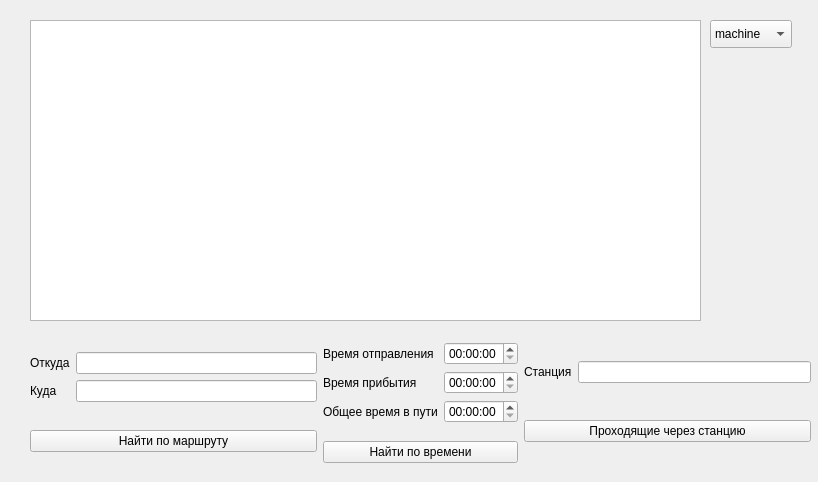
<?xml version="1.0" encoding="UTF-8"?>
<ui version="4.0">
 <class>DatabaseWindow</class>
 <widget class="QMainWindow" name="DatabaseWindow">
  <property name="geometry">
   <rect>
    <x>0</x>
    <y>0</y>
    <width>818</width>
    <height>482</height>
   </rect>
  </property>
  <property name="windowTitle">
   <string>DatabaseWindow</string>
  </property>
  <widget class="QWidget" name="centralwidget">
   <widget class="QTableView" name="tableView">
    <property name="geometry">
     <rect>
      <x>30</x>
      <y>20</y>
      <width>671</width>
      <height>301</height>
     </rect>
    </property>
    <property name="editTriggers">
     <set>QAbstractItemView::NoEditTriggers</set>
    </property>
   </widget>
   <widget class="QComboBox" name="comboBox">
    <property name="geometry">
     <rect>
      <x>710</x>
      <y>20</y>
      <width>82</width>
      <height>28</height>
     </rect>
    </property>
    <item>
     <property name="text">
      <string>machine</string>
     </property>
    </item>
    <item>
     <property name="text">
      <string>reys</string>
     </property>
    </item>
    <item>
     <property name="text">
      <string>states</string>
     </property>
    </item>
    <item>
     <property name="text">
      <string>queries</string>
     </property>
    </item>
   </widget>
   <widget class="QWidget" name="">
    <property name="geometry">
     <rect>
      <x>30</x>
      <y>330</y>
      <width>781</width>
      <height>145</height>
     </rect>
    </property>
    <layout class="QHBoxLayout" name="horizontalLayout_4">
     <item>
      <layout class="QVBoxLayout" name="verticalLayout_4">
       <item>
        <layout class="QHBoxLayout" name="horizontalLayout_2">
         <item>
          <layout class="QVBoxLayout" name="verticalLayout_6">
           <item>
            <widget class="QLabel" name="label">
             <property name="text">
              <string>Откуда</string>
             </property>
            </widget>
           </item>
           <item>
            <widget class="QLabel" name="label_2">
             <property name="text">
              <string>Куда</string>
             </property>
            </widget>
           </item>
          </layout>
         </item>
         <item>
          <layout class="QVBoxLayout" name="verticalLayout">
           <item>
            <widget class="QLineEdit" name="lineOut"/>
           </item>
           <item>
            <widget class="QLineEdit" name="lineIn"/>
           </item>
          </layout>
         </item>
        </layout>
       </item>
       <item>
        <widget class="QPushButton" name="pushButton">
         <property name="text">
          <string>Найти по маршруту</string>
         </property>
        </widget>
       </item>
      </layout>
     </item>
     <item>
      <layout class="QVBoxLayout" name="verticalLayout_5">
       <item>
        <layout class="QHBoxLayout" name="horizontalLayout">
         <item>
          <layout class="QVBoxLayout" name="verticalLayout_3">
           <item>
            <widget class="QLabel" name="label_3">
             <property name="text">
              <string>Время отправления</string>
             </property>
            </widget>
           </item>
           <item>
            <widget class="QLabel" name="label_5">
             <property name="text">
              <string>Время прибытия</string>
             </property>
            </widget>
           </item>
           <item>
            <widget class="QLabel" name="label_4">
             <property name="text">
              <string>Общее время в пути</string>
             </property>
            </widget>
           </item>
          </layout>
         </item>
         <item>
          <layout class="QVBoxLayout" name="verticalLayout_2">
           <item>
            <widget class="QTimeEdit" name="timeOut"/>
           </item>
           <item>
            <widget class="QTimeEdit" name="timeIn"/>
           </item>
           <item>
            <widget class="QTimeEdit" name="timeAll"/>
           </item>
          </layout>
         </item>
        </layout>
       </item>
       <item>
        <widget class="QPushButton" name="pushButton_2">
         <property name="text">
          <string>Найти по времени</string>
         </property>
        </widget>
       </item>
      </layout>
     </item>
     <item>
      <layout class="QVBoxLayout" name="verticalLayout_7">
       <item>
        <layout class="QHBoxLayout" name="horizontalLayout_3">
         <item>
          <widget class="QLabel" name="label_6">
           <property name="text">
            <string>Станция</string>
           </property>
          </widget>
         </item>
         <item>
          <widget class="QLineEdit" name="lineState"/>
         </item>
        </layout>
       </item>
       <item>
        <widget class="QPushButton" name="pushButton_3">
         <property name="text">
          <string>Проходящие через станцию</string>
         </property>
        </widget>
       </item>
      </layout>
     </item>
    </layout>
   </widget>
  </widget>
 </widget>
 <resources/>
 <connections/>
</ui>
